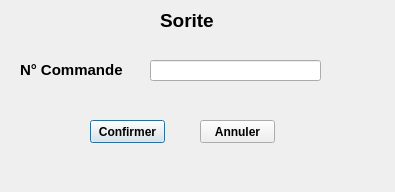
<?xml version="1.0" encoding="UTF-8"?>
<ui version="4.0">
 <class>sortie</class>
 <widget class="QDialog" name="sortie">
  <property name="geometry">
   <rect>
    <x>0</x>
    <y>0</y>
    <width>395</width>
    <height>192</height>
   </rect>
  </property>
  <property name="windowTitle">
   <string>Sortie</string>
  </property>
  <widget class="QLabel" name="SotieLa">
   <property name="geometry">
    <rect>
     <x>160</x>
     <y>10</y>
     <width>61</width>
     <height>21</height>
    </rect>
   </property>
   <property name="font">
    <font>
     <pointsize>14</pointsize>
     <weight>75</weight>
     <bold>true</bold>
    </font>
   </property>
   <property name="text">
    <string>Sorite </string>
   </property>
  </widget>
  <widget class="QLabel" name="mol">
   <property name="geometry">
    <rect>
     <x>20</x>
     <y>60</y>
     <width>111</width>
     <height>21</height>
    </rect>
   </property>
   <property name="font">
    <font>
     <weight>75</weight>
     <bold>true</bold>
    </font>
   </property>
   <property name="text">
    <string>&lt;!DOCTYPE HTML PUBLIC &quot;-//W3C//DTD HTML 4.0//EN&quot; &quot;http://www.w3.org/TR/REC-html40/strict.dtd&quot;&gt;
&lt;html&gt;&lt;head&gt;&lt;meta name=&quot;qrichtext&quot; content=&quot;1&quot; /&gt;&lt;style type=&quot;text/css&quot;&gt;
p, li { white-space: pre-wrap; }
&lt;/style&gt;&lt;/head&gt;&lt;body style=&quot; font-family:'MS Shell Dlg 2'; font-size:8.25pt; font-weight:400; font-style:normal;&quot;&gt;
&lt;p style=&quot; margin-top:0px; margin-bottom:0px; margin-left:0px; margin-right:0px; -qt-block-indent:0; text-indent:0px;&quot;&gt;&lt;span style=&quot; font-size:11pt; font-weight:600;&quot;&gt;N° Commande&lt;/span&gt;&lt;/p&gt;&lt;/body&gt;&lt;/html&gt;</string>
   </property>
  </widget>
  <widget class="QLineEdit" name="NumComLE">
   <property name="geometry">
    <rect>
     <x>150</x>
     <y>60</y>
     <width>171</width>
     <height>21</height>
    </rect>
   </property>
  </widget>
  <widget class="QPushButton" name="ConpB">
   <property name="geometry">
    <rect>
     <x>90</x>
     <y>120</y>
     <width>75</width>
     <height>23</height>
    </rect>
   </property>
   <property name="font">
    <font>
     <weight>75</weight>
     <bold>true</bold>
    </font>
   </property>
   <property name="text">
    <string>Confirmer</string>
   </property>
  </widget>
  <widget class="QPushButton" name="AnnpB">
   <property name="geometry">
    <rect>
     <x>200</x>
     <y>120</y>
     <width>75</width>
     <height>23</height>
    </rect>
   </property>
   <property name="font">
    <font>
     <weight>75</weight>
     <bold>true</bold>
    </font>
   </property>
   <property name="text">
    <string>Annuler</string>
   </property>
  </widget>
 </widget>
 <resources/>
 <connections/>
</ui>
